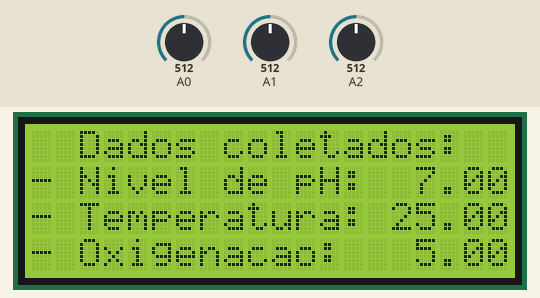
The sketch below on a simulated Arduino Uno, built with avr-gcc and run on an emulated ATmega328P. Parts: 20×4 character LCD. Inputs (shaded band) come from the test bench; at power-on: A0 = 512, A1 = 512, A2 = 512. What the sketch prints to the serial monitor is not drawn.

Above: at 1.3 s.
1.4 s: A0 set to 716
At 2.2 s:
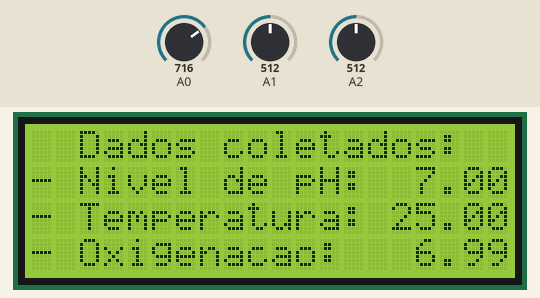
3.5 s: A1 set to 716
At 6.0 s:
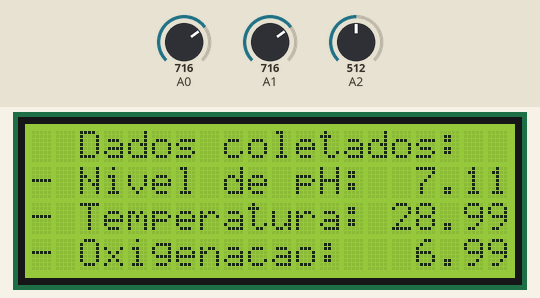
6.3 s: A2 set to 716
At 7.1 s:
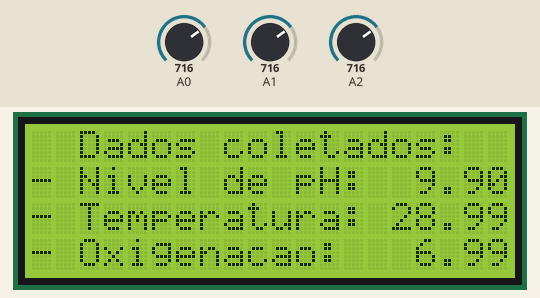
8.4 s: A0 set to 900
At 10.7 s:
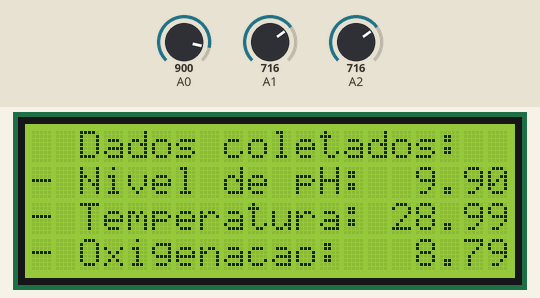
11.0 s: A1 set to 900
At 11.8 s:
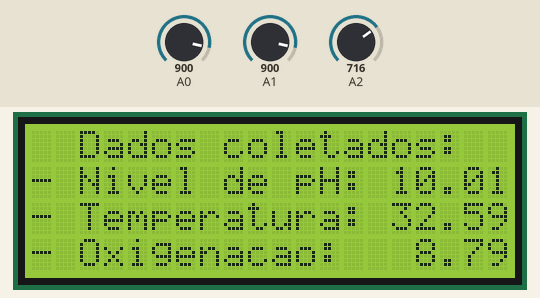
13.1 s: A2 set to 900
At 15.1 s:
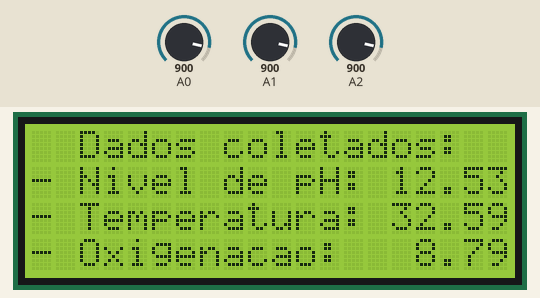
Timing chart, 0 to 16.6 s (numbered marks = the images above; inputs shaded):
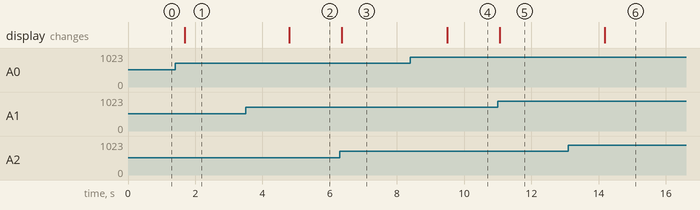

Measured:
- after the input at 1.4 s, the display: changes after 0.29 s (image 1)
- after the input at 3.5 s, the display: changes after 1.3 s (image 2)
- after the input at 6.3 s, the display: changes after 0.06 s (image 3)
- after the input at 8.4 s, the display: changes after 1.1 s (image 4)
- after the input at 11.0 s, the display: changes after 0.06 s (image 5)
- after the input at 13.1 s, the display: changes after 1.1 s (image 6)

The sketch:

sketch_jun7a.ino
```cpp
#include <LiquidCrystal_I2C.h>
#include <ArduinoJson.h>


LiquidCrystal_I2C lcd(0x27, 20, 4);
float fator_compensacao_de_temp_do_liquido = 0.03;
char* id = "001";
float latitude = -23.602;
float longitude = -47.411;
// ph a 25ºC
// temp em ºC
// oxi em mg/L


void setup() {
  Serial.begin(9600);

  lcd.init();
  lcd.setBacklight(HIGH);
  lcd.setCursor(2, 0);
  lcd.print("Dados coletados:");
  lcd.setCursor(0, 1);
  lcd.print("- Nivel de pH:");
  lcd.setCursor(0, 2);
  lcd.print("- Temperatura:");
  lcd.setCursor(0, 3);
  lcd.print("- Oxigenacao:");
}

void loop() {
  int sensor_valor_ph = analogRead(A2);
  int sensor_valor_temp = analogRead(A1);
  int sensor_valor_oxi = analogRead(A0);

  int mapeado_valor_ph = map(sensor_valor_ph, 0, 1023, 0, 1400);
  int mapeado_valor_temp = map(sensor_valor_temp, 0, 1023, 1500, 3500);
  int mapeado_valor_oxi = map(sensor_valor_oxi, 0, 1023, 0, 1000);

  float final_valor_ph = mapeado_valor_ph * 0.01;
  float final_valor_temp = mapeado_valor_temp * 0.01;
  float final_valor_oxi = mapeado_valor_oxi * 0.01;

  final_valor_ph += (final_valor_temp - 25) * fator_compensacao_de_temp_do_liquido;
  int arredondar_duas_casas = final_valor_ph * 100;
  final_valor_ph = arredondar_duas_casas / 100.00;
  // ajuste de ph baseado na temperatura


  lcd.setCursor(15, 1);
  if (final_valor_ph >= 0 && final_valor_ph < 10 ) { lcd.print(" "); }
  // limpar possível sinal negativo ou casa decimal
  lcd.print(final_valor_ph);

  lcd.setCursor(15, 2);
  lcd.print(final_valor_temp);

  lcd.setCursor(15, 3);
  if (final_valor_oxi < 10 ) { lcd.print(" "); }
  // limpar possível casa decimal
  lcd.print(final_valor_oxi);


  StaticJsonDocument<200> doc;
  doc["id"] = id;
  doc["latitude"] = latitude;
  doc["longitude"] = longitude;
  doc["valor_ph"] = final_valor_ph;
  doc["valor_temp"] = final_valor_temp;
  doc["valor_oxi"] = final_valor_oxi;
  serializeJson(doc, Serial);
  Serial.println();

  delay(1500);
}
```
